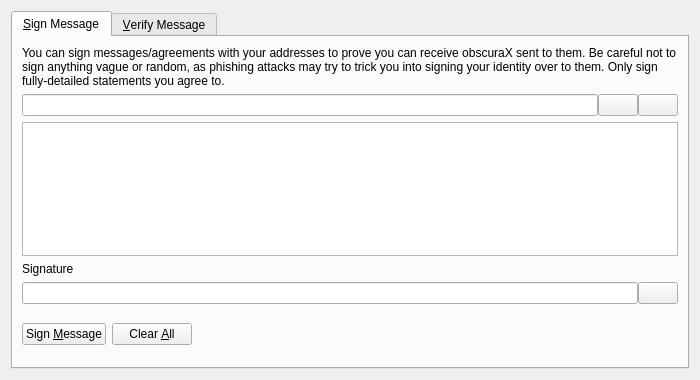
<?xml version="1.0" encoding="UTF-8"?>
<ui version="4.0">
 <class>SignVerifyMessageDialog</class>
 <widget class="QDialog" name="SignVerifyMessageDialog">
  <property name="geometry">
   <rect>
    <x>0</x>
    <y>0</y>
    <width>700</width>
    <height>380</height>
   </rect>
  </property>
  <property name="windowTitle">
   <string>Signatures - Sign / Verify a Message</string>
  </property>
  <property name="modal">
   <bool>true</bool>
  </property>
  <layout class="QVBoxLayout" name="verticalLayout">
   <item>
    <widget class="QTabWidget" name="tabWidget">
     <property name="currentIndex">
      <number>0</number>
     </property>
     <widget class="QWidget" name="tabSignMessage">
      <attribute name="title">
       <string>&amp;Sign Message</string>
      </attribute>
      <layout class="QVBoxLayout" name="verticalLayout_SM">
       <item>
        <widget class="QLabel" name="infoLabel_SM">
         <property name="text">
          <string>You can sign messages/agreements with your addresses to prove you can receive obscuraX sent to them. Be careful not to sign anything vague or random, as phishing attacks may try to trick you into signing your identity over to them. Only sign fully-detailed statements you agree to.</string>
         </property>
         <property name="textFormat">
          <enum>Qt::PlainText</enum>
         </property>
         <property name="wordWrap">
          <bool>true</bool>
         </property>
        </widget>
       </item>
       <item>
        <layout class="QHBoxLayout" name="horizontalLayout_1_SM">
         <property name="spacing">
          <number>0</number>
         </property>
         <item>
          <widget class="QValidatedLineEdit" name="addressIn_SM">
           <property name="toolTip">
            <string>The obscuraX address to sign the message with</string>
           </property>
          </widget>
         </item>
         <item>
          <widget class="QPushButton" name="addressBookButton_SM">
           <property name="toolTip">
            <string>Choose previously used address</string>
           </property>
           <property name="text">
            <string/>
           </property>
           <property name="shortcut">
            <string>Alt+A</string>
           </property>
           <property name="autoDefault">
            <bool>false</bool>
           </property>
          </widget>
         </item>
         <item>
          <widget class="QPushButton" name="pasteButton_SM">
           <property name="toolTip">
            <string>Paste address from clipboard</string>
           </property>
           <property name="text">
            <string/>
           </property>
           <property name="shortcut">
            <string>Alt+P</string>
           </property>
           <property name="autoDefault">
            <bool>false</bool>
           </property>
          </widget>
         </item>
        </layout>
       </item>
       <item>
        <widget class="QPlainTextEdit" name="messageIn_SM">
         <property name="toolTip">
          <string>Enter the message you want to sign here</string>
         </property>
        </widget>
       </item>
       <item>
        <widget class="QLabel" name="signatureLabel_SM">
         <property name="text">
          <string>Signature</string>
         </property>
         <property name="textFormat">
          <enum>Qt::PlainText</enum>
         </property>
        </widget>
       </item>
       <item>
        <layout class="QHBoxLayout" name="horizontalLayout_2_SM">
         <property name="spacing">
          <number>0</number>
         </property>
         <item>
          <widget class="QLineEdit" name="signatureOut_SM">
           <property name="font">
            <font>
             <italic>true</italic>
            </font>
           </property>
           <property name="readOnly">
            <bool>true</bool>
           </property>
          </widget>
         </item>
         <item>
          <widget class="QPushButton" name="copySignatureButton_SM">
           <property name="toolTip">
            <string>Copy the current signature to the system clipboard</string>
           </property>
           <property name="text">
            <string/>
           </property>
           <property name="autoDefault">
            <bool>false</bool>
           </property>
          </widget>
         </item>
        </layout>
       </item>
       <item>
        <layout class="QHBoxLayout" name="horizontalLayout_3_SM">
         <item>
          <widget class="QPushButton" name="signMessageButton_SM">
           <property name="toolTip">
            <string>Sign the message to prove you own this obscuraX address</string>
           </property>
           <property name="text">
            <string>Sign &amp;Message</string>
           </property>
           <property name="autoDefault">
            <bool>false</bool>
           </property>
          </widget>
         </item>
         <item>
          <widget class="QPushButton" name="clearButton_SM">
           <property name="toolTip">
            <string>Reset all sign message fields</string>
           </property>
           <property name="text">
            <string>Clear &amp;All</string>
           </property>
           <property name="autoDefault">
            <bool>false</bool>
           </property>
          </widget>
         </item>
         <item>
          <spacer name="horizontalSpacer_1_SM">
           <property name="orientation">
            <enum>Qt::Horizontal</enum>
           </property>
           <property name="sizeHint" stdset="0">
            <size>
             <width>40</width>
             <height>48</height>
            </size>
           </property>
          </spacer>
         </item>
         <item>
          <widget class="QLabel" name="statusLabel_SM">
           <property name="font">
            <font>
             <weight>75</weight>
             <bold>true</bold>
            </font>
           </property>
           <property name="text">
            <string/>
           </property>
           <property name="wordWrap">
            <bool>true</bool>
           </property>
          </widget>
         </item>
         <item>
          <spacer name="horizontalSpacer_2_SM">
           <property name="orientation">
            <enum>Qt::Horizontal</enum>
           </property>
           <property name="sizeHint" stdset="0">
            <size>
             <width>40</width>
             <height>48</height>
            </size>
           </property>
          </spacer>
         </item>
        </layout>
       </item>
      </layout>
     </widget>
     <widget class="QWidget" name="tabVerifyMessage">
      <attribute name="title">
       <string>&amp;Verify Message</string>
      </attribute>
      <layout class="QVBoxLayout" name="verticalLayout_VM">
       <item>
        <widget class="QLabel" name="infoLabel_VM">
         <property name="text">
          <string>Enter the receiver's address, message (ensure you copy line breaks, spaces, tabs, etc. exactly) and signature below to verify the message. Be careful not to read more into the signature than what is in the signed message itself, to avoid being tricked by a man-in-the-middle attack. Note that this only proves the signing party receives with the address, it cannot prove sendership of any transaction!</string>
         </property>
         <property name="textFormat">
          <enum>Qt::PlainText</enum>
         </property>
         <property name="alignment">
          <set>Qt::AlignLeading|Qt::AlignLeft|Qt::AlignTop</set>
         </property>
         <property name="wordWrap">
          <bool>true</bool>
         </property>
        </widget>
       </item>
       <item>
        <layout class="QHBoxLayout" name="horizontalLayout_1_VM">
         <property name="spacing">
          <number>0</number>
         </property>
         <item>
          <widget class="QValidatedLineEdit" name="addressIn_VM">
           <property name="toolTip">
            <string>The obscuraX address the message was signed with</string>
           </property>
          </widget>
         </item>
         <item>
          <widget class="QPushButton" name="addressBookButton_VM">
           <property name="toolTip">
            <string>Choose previously used address</string>
           </property>
           <property name="text">
            <string/>
           </property>
           <property name="shortcut">
            <string>Alt+A</string>
           </property>
           <property name="autoDefault">
            <bool>false</bool>
           </property>
          </widget>
         </item>
        </layout>
       </item>
       <item>
        <widget class="QPlainTextEdit" name="messageIn_VM"/>
       </item>
       <item>
        <widget class="QValidatedLineEdit" name="signatureIn_VM"/>
       </item>
       <item>
        <layout class="QHBoxLayout" name="horizontalLayout_2_VM">
         <item>
          <widget class="QPushButton" name="verifyMessageButton_VM">
           <property name="toolTip">
            <string>Verify the message to ensure it was signed with the specified obscuraX address</string>
           </property>
           <property name="text">
            <string>Verify &amp;Message</string>
           </property>
           <property name="autoDefault">
            <bool>false</bool>
           </property>
          </widget>
         </item>
         <item>
          <widget class="QPushButton" name="clearButton_VM">
           <property name="toolTip">
            <string>Reset all verify message fields</string>
           </property>
           <property name="text">
            <string>Clear &amp;All</string>
           </property>
           <property name="autoDefault">
            <bool>false</bool>
           </property>
          </widget>
         </item>
         <item>
          <spacer name="horizontalSpacer_1_VM">
           <property name="orientation">
            <enum>Qt::Horizontal</enum>
           </property>
           <property name="sizeHint" stdset="0">
            <size>
             <width>40</width>
             <height>48</height>
            </size>
           </property>
          </spacer>
         </item>
         <item>
          <widget class="QLabel" name="statusLabel_VM">
           <property name="font">
            <font>
             <weight>75</weight>
             <bold>true</bold>
            </font>
           </property>
           <property name="text">
            <string/>
           </property>
           <property name="wordWrap">
            <bool>true</bool>
           </property>
          </widget>
         </item>
         <item>
          <spacer name="horizontalSpacer_2_VM">
           <property name="orientation">
            <enum>Qt::Horizontal</enum>
           </property>
           <property name="sizeHint" stdset="0">
            <size>
             <width>40</width>
             <height>48</height>
            </size>
           </property>
          </spacer>
         </item>
        </layout>
       </item>
      </layout>
     </widget>
    </widget>
   </item>
  </layout>
 </widget>
 <customwidgets>
  <customwidget>
   <class>QValidatedLineEdit</class>
   <extends>QLineEdit</extends>
   <header>qvalidatedlineedit.h</header>
  </customwidget>
 </customwidgets>
 <resources>
  <include location="../obscurax.qrc"/>
 </resources>
 <connections/>
</ui>
